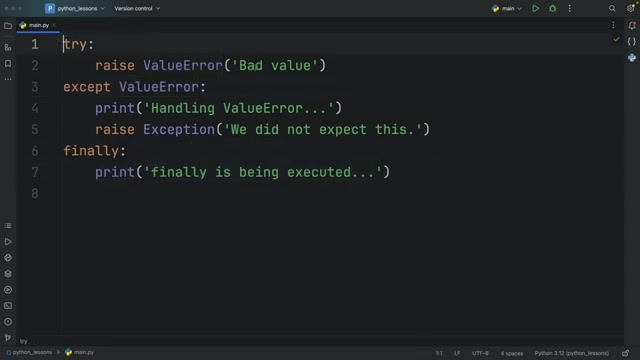
#> input picture src/videos/Is "finally" Useless In Python?/frame195.jpg, 640 x 360 px; its folder holds 3 pictures in this run
$ python tune_code_detection.py
#> lines starting #> are read from the running program, lines starting #| are printed output that depends on the picture; after the words box and inside, x2 and y2 are one past the last pixel; in counts of white or black regions, pixels touching at a corner belong together; pictures that were not available may be replaced by others from this repository, and a replacement may not be noted
### src/test_code_detection.py
#!/usr/bin/env python3
"""
Standalone script to test code frame detection on individual images.
Usage: python test_code_detection.py <image_path>
"""

import sys
from pathlib import Path

import cv2
import numpy as np


class CodeDetectionConfig:
    """Configuration class for code detection parameters."""

    # Monospace detection
    MIN_CONTOUR_AREA = 5
    MAX_CONTOUR_AREA = 500
    MAX_WIDTH_VARIANCE = 20
    MIN_TEXT_CONTOURS = 10

    # Syntax colors
    MIN_COLOR_RATIO = 0.05
    BLUE_RANGE = [(100, 50, 50), (130, 255, 255)]
    GREEN_RANGE = [(40, 50, 50), (80, 255, 255)]
    PURPLE_RANGE = [(130, 50, 50), (160, 255, 255)]

    # Structure detection
    HOUGH_THRESHOLD = 100
    MIN_VERTICAL_LINES = 5
    VERTICAL_ANGLE_TOLERANCE = 0.1

    # Line numbers
    LINE_NUMBER_REGION_WIDTH = 0.1
    MAX_SPACING_VARIANCE = 100
    MIN_DARK_PIXELS_PER_LINE = 5
    MIN_LINES_FOR_DETECTION = 3

    # Dark theme
    DARK_THEME_BRIGHTNESS_THRESHOLD = 80

    # Final scoring
    WEIGHTS = {
        "monospace": 0.6,
        "syntax_colors": 0.2,
        "structure": 0.0,  # REMOVED - too many false positives
        "line_numbers": 0.15,
        "dark_theme": 0.05,
    }

    FINAL_THRESHOLD = 0.5
    MIN_COLOR_RATIO = 0.05
    MAX_WIDTH_VARIANCE = 20


class OptimizedCodeDetectionConfig(CodeDetectionConfig):
    """Rebalanced configuration - prioritizes monospace detection."""

    # Conservative threshold
    FINAL_THRESHOLD = 0.5
    MIN_COLOR_RATIO = 0.05
    MAX_WIDTH_VARIANCE = 20

    # Rebalanced weights - monospace is most reliable indicator
    WEIGHTS = {
        "monospace": 0.6,  # INCREASED - most reliable code indicator
        "syntax_colors": 0.2,  # DECREASED - nice to have, not essential
        "structure": 0.0,  # REMOVED - too many false positives
        "line_numbers": 0.15,  # Keep - very specific to code editors
        "dark_theme": 0.05,  # Minimal - too common in all videos
    }


class RefinedCodeDetectionConfig(CodeDetectionConfig):
    """Refined configuration to reduce false positives while maintaining good code detection."""

    # Balanced threshold - not too strict, not too lenient
    FINAL_THRESHOLD = 0.4

    # More specific color detection for programming
    MIN_COLOR_RATIO = 0.03

    # Relaxed monospace requirements (since it's often failing on real code)
    MAX_WIDTH_VARIANCE = 40
    MIN_TEXT_CONTOURS = 8

    # Moderate structure detection
    MIN_VERTICAL_LINES = 4
    HOUGH_THRESHOLD = 70

    # Relaxed line number detection
    MAX_SPACING_VARIANCE = 120
    MIN_LINES_FOR_DETECTION = 3

    # More specific programming color ranges (tighter HSV ranges)
    BLUE_RANGE = [(110, 100, 100), (125, 255, 255)]  # More specific blue for keywords
    GREEN_RANGE = [(50, 80, 80), (70, 255, 255)]  # More specific green for strings
    PURPLE_RANGE = [(135, 80, 80), (155, 255, 255)]  # More specific purple for types

    # Require multiple features to be present (higher threshold + balanced weights)
    WEIGHTS = {
        "monospace": 0.3,  # Increase - important for code
        "syntax_colors": 0.3,  # Increase - but with stricter detection
        "structure": 0.2,  # Reduce - too many false positives
        "line_numbers": 0.15,  # Moderate - helpful when present
        "dark_theme": 0.05,  # Minimize - too common in all videos
    }


def detect_monospace_text(image_path, config=CodeDetectionConfig):
    """
    Detect if image contains monospace text by analyzing character width consistency.

    The function converts the image to grayscale, applies binary thresholding, finds text contours,
    and measures their width variance. Low variance indicates uniform character widths typical of
    monospace fonts used in code editors and terminals.

    Args:
        image_path (str): Path to the image file.
        config (CodeDetectionConfig, optional): Configuration object with detection parameters. Defaults to CodeDetectionConfig.

    Returns:
        int: 1 if monospace text detected (width variance < threshold), 0 otherwise.
    """
    img = cv2.imread(str(image_path))
    if img is None:
        return 0

    gray = cv2.cvtColor(img, cv2.COLOR_BGR2GRAY)

    _, thresh = cv2.threshold(gray, 0, 255, cv2.THRESH_BINARY + cv2.THRESH_OTSU)
    contours, _ = cv2.findContours(thresh, cv2.RETR_EXTERNAL, cv2.CHAIN_APPROX_SIMPLE)

    text_contours = [
        c
        for c in contours
        if config.MIN_CONTOUR_AREA < cv2.contourArea(c) < config.MAX_CONTOUR_AREA
    ]

    if len(text_contours) < config.MIN_TEXT_CONTOURS:
        return 0

    widths = [cv2.boundingRect(c)[2] for c in text_contours]
    width_variance = np.var(widths)

    return 1 if width_variance < config.MAX_WIDTH_VARIANCE else 0


def detect_programming_colors(image_path, config=CodeDetectionConfig):
    """
    Detect syntax highlighting colors commonly used in code editors.

    Converts image to HSV color space and searches for specific color ranges
    (blue for keywords, green for strings, purple for types). Calculates the
    ratio of colored pixels to total pixels to determine if syntax highlighting
    is present.

    Args:
        image_path (str): Path to the image file.
        config (CodeDetectionConfig, optional): Configuration with color ranges and thresholds.

    Returns:
        int: 1 if syntax highlighting colors detected (ratio > threshold), 0 otherwise.
    """
    img = cv2.imread(str(image_path))
    if img is None:
        return 0

    hsv = cv2.cvtColor(img, cv2.COLOR_BGR2HSV)

    total_pixels = img.shape[0] * img.shape[1]
    color_pixels = 0

    color_ranges = [config.BLUE_RANGE, config.GREEN_RANGE, config.PURPLE_RANGE]

    for lower, upper in color_ranges:
        mask = cv2.inRange(hsv, np.array(lower), np.array(upper))
        color_pixels += cv2.countNonZero(mask)

    color_ratio = color_pixels / total_pixels
    return 1 if color_ratio > config.MIN_COLOR_RATIO else 0


def detect_indentation_patterns(image_path, config=CodeDetectionConfig):
    """
    Detect code indentation patterns by finding vertical lines in the image.

    Uses Canny edge detection followed by Hough line transform to identify
    vertical lines that typically appear in code due to consistent indentation
    and block structure. Counts lines that are nearly vertical (within tolerance).

    Args:
        image_path (str): Path to the image file.
        config (CodeDetectionConfig, optional): Configuration with line detection parameters.

    Returns:
        int: 1 if sufficient vertical lines detected (indicating code structure), 0 otherwise.
    """
    img = cv2.imread(str(image_path), cv2.IMREAD_GRAYSCALE)
    if img is None:
        return 0

    edges = cv2.Canny(img, 50, 150)
    lines = cv2.HoughLines(edges, 1, np.pi / 180, threshold=config.HOUGH_THRESHOLD)

    if lines is None:
        return 0

    vertical_lines = 0
    for line in lines:
        rho, theta = line[0]
        if abs(theta - np.pi / 2) < config.VERTICAL_ANGLE_TOLERANCE:
            vertical_lines += 1

    return 1 if vertical_lines > config.MIN_VERTICAL_LINES else 0


def detect_line_numbers(image_path, config=CodeDetectionConfig):
    """
    Detect line numbers in the left margin of code editors.

    Analyzes the leftmost region of the image for regularly spaced dark pixels
    that indicate line numbers. Creates a horizontal projection to find peaks
    (lines with text) and checks if their spacing is consistent, which is
    characteristic of sequential line numbering.

    Args:
        image_path (str): Path to the image file.
        config (CodeDetectionConfig, optional): Configuration with line number detection parameters.

    Returns:
        int: 1 if consistent line number pattern detected, 0 otherwise.
    """
    img = cv2.imread(str(image_path), cv2.IMREAD_GRAYSCALE)
    if img is None:
        return 0

    h, w = img.shape
    left_region = img[:, : int(w * config.LINE_NUMBER_REGION_WIDTH)]

    horizontal_projection = np.sum(left_region < 128, axis=1)

    peaks = []
    for i in range(1, len(horizontal_projection) - 1):
        if (
            horizontal_projection[i] > horizontal_projection[i - 1]
            and horizontal_projection[i] > horizontal_projection[i + 1]
            and horizontal_projection[i] > config.MIN_DARK_PIXELS_PER_LINE
        ):
            peaks.append(i)

    if len(peaks) < config.MIN_LINES_FOR_DETECTION:
        return 0

    spacings = [peaks[i + 1] - peaks[i] for i in range(len(peaks) - 1)]
    spacing_variance = np.var(spacings)

    return 1 if spacing_variance < config.MAX_SPACING_VARIANCE else 0


def detect_dark_background(image_path, config=CodeDetectionConfig):
    """
    Detect dark theme background commonly used in code editors.

    Converts image to grayscale and calculates the mean brightness across
    all pixels. Dark themes typically have low average brightness values,
    which helps distinguish code editors from bright web pages or documents.

    Args:
        image_path (str): Path to the image file.
        config (CodeDetectionConfig, optional): Configuration with brightness threshold.

    Returns:
        int: 1 if dark theme detected (mean brightness < threshold), 0 otherwise.
    """
    img = cv2.imread(str(image_path))
    if img is None:
        return 0

    gray = cv2.cvtColor(img, cv2.COLOR_BGR2GRAY)
    mean_brightness = np.mean(gray)

    return 1 if mean_brightness < config.DARK_THEME_BRIGHTNESS_THRESHOLD else 0


def is_code_frame(image_path, config=CodeDetectionConfig, verbose=False):
    """
    Main function to detect if an image contains code.

    Args:
        image_path: Path to image file
        config: Configuration object with detection parameters
        verbose: If True, print detailed results

    Returns:
        bool: True if image is detected as code frame
    """
    try:
        # Run all detection functions
        has_monospace = detect_monospace_text(image_path, config)
        has_syntax_colors = detect_programming_colors(image_path, config)
        has_code_structure = detect_indentation_patterns(image_path, config)
        has_line_numbers = detect_line_numbers(image_path, config)
        has_dark_theme = detect_dark_background(image_path, config)

        # Calculate weighted score
        score = (
            has_monospace * config.WEIGHTS["monospace"]
            + has_syntax_colors * config.WEIGHTS["syntax_colors"]
            + has_code_structure * config.WEIGHTS["structure"]
            + has_line_numbers * config.WEIGHTS["line_numbers"]
            + has_dark_theme * config.WEIGHTS["dark_theme"]
        )

        is_code = score > config.FINAL_THRESHOLD

        if verbose:
            print(f"\n=== Code Detection Results for {Path(image_path).name} ===")
            print(
                f"Monospace text:     {'✓' if has_monospace else '✗'} (weight: {config.WEIGHTS['monospace']})"
            )
            print(
                f"Syntax colors:      {'✓' if has_syntax_colors else '✗'} (weight: {config.WEIGHTS['syntax_colors']})"
            )
            print(
                f"Code structure:     {'✓' if has_code_structure else '✗'} (weight: {config.WEIGHTS['structure']})"
            )
            print(
                f"Line numbers:       {'✓' if has_line_numbers else '✗'} (weight: {config.WEIGHTS['line_numbers']})"
            )
            print(
                f"Dark theme:         {'✓' if has_dark_theme else '✗'} (weight: {config.WEIGHTS['dark_theme']})"
            )
            print(f"\nFinal score:        {score:.3f}")
            print(f"Threshold:          {config.FINAL_THRESHOLD}")
            print(
                f"Result:             {'CODE FRAME' if is_code else 'NOT CODE FRAME'}"
            )

        return is_code

    except Exception as e:
        print(f"Error processing {image_path}: {e}")
        return False


# [49 lines left out: function main, not called in this run]


# [2 lines that do not run on import are left out]

### src/tuning/tune_code_detection.py
#!/usr/bin/env python3
"""
Parameter tuning script for code detection.
Tests different parameter combinations to find optimal settings.
"""

import os
import glob
from pathlib import Path
from test_code_detection import CodeDetectionConfig, is_code_frame
import itertools


def get_sample_frames():
    """Get sample frames for testing."""
    # Python video frames (should be CODE)
    python_dir = "videos/Is \"finally\" Useless In Python?"
    python_frames = glob.glob(f"{python_dir}/*.jpg")[:20]  # First 20 frames

    # Ghana cooking video frames (should be NOT CODE)
    ghana_dir = "videos/I MADE THIS AUTHENTIC GHANA 🇬🇭 GOAT LIGHT SOUP WITH FUFU IN UNDER AN HOUR. QUICK EASY & TASTY Try it"
    ghana_frames = glob.glob(f"{ghana_dir}/*.jpg")[:20]  # First 20 frames

    return python_frames, ghana_frames


def test_config_accuracy(config, code_frames, non_code_frames, verbose=False):
    """Test a configuration on sample frames and return accuracy metrics."""
    code_correct = 0
    non_code_correct = 0

    # Test code frames (should return True)
    for frame in code_frames:
        if os.path.exists(frame):
            try:
                result = is_code_frame(frame, config)
                if result:
                    code_correct += 1
                if verbose:
                    print(f"Code frame {Path(frame).name}: {'✓' if result else '✗'}")
            except Exception as e:
                if verbose:
                    print(f"Error testing {frame}: {e}")

    # Test non-code frames (should return False)
    for frame in non_code_frames:
        if os.path.exists(frame):
            try:
                result = is_code_frame(frame, config)
                if not result:
                    non_code_correct += 1
                if verbose:
                    print(f"Non-code frame {Path(frame).name}: {'✓' if not result else '✗'}")
            except Exception as e:
                if verbose:
                    print(f"Error testing {frame}: {e}")

    code_accuracy = code_correct / len(code_frames) if code_frames else 0
    non_code_accuracy = non_code_correct / len(non_code_frames) if non_code_frames else 0
    overall_accuracy = (code_correct + non_code_correct) / (len(code_frames) + len(non_code_frames))

    return {
        'code_accuracy': code_accuracy,
        'non_code_accuracy': non_code_accuracy,
        'overall_accuracy': overall_accuracy,
        'code_correct': code_correct,
        'code_total': len(code_frames),
        'non_code_correct': non_code_correct,
        'non_code_total': len(non_code_frames)
    }


def create_config_variant(base_config, **overrides):
    """Create a config variant with specific parameter overrides."""
    class ConfigVariant(base_config):
        pass

    for key, value in overrides.items():
        if key == 'weights':
            ConfigVariant.WEIGHTS = value
        else:
            setattr(ConfigVariant, key.upper(), value)

    return ConfigVariant


def tune_single_parameters():
    """Tune individual parameters one at a time."""
    print("=== SINGLE PARAMETER TUNING ===\n")

    python_frames, ghana_frames = get_sample_frames()
    base_config = CodeDetectionConfig

    # Test baseline
    baseline_results = test_config_accuracy(base_config, python_frames, ghana_frames)
#> in detect_monospace_text, img is the input picture: shape (360, 640, 3); mean B, G, R 34.3, 32.6, 30.9
#> in detect_monospace_text, `_, thresh = cv2.threshold(gray, 0, 255, cv2.THRESH_BINARY + cv2.THRESH..`:
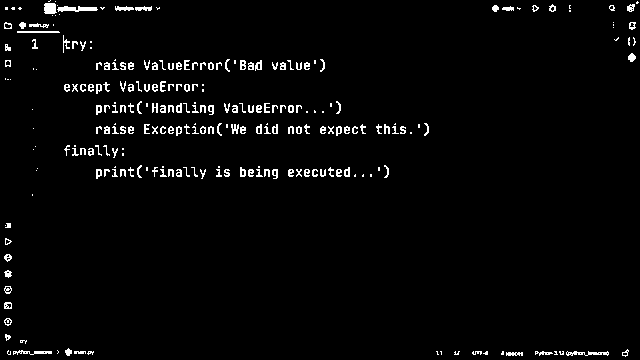
#> thresh: shape (360, 640); 2.7% white in thin lines or dots
#> in detect_monospace_text, `contours, _ = cv2.findContours(thresh, cv2.RETR_EXTERNAL, cv2.CHAIN_AP..`: contours = 253 contours, 175 with area under 20; largest, box (x1, y1, x2, y2) and area: (57, 6, 98, 12) 120, (44, 3, 57, 14) 106, (566, 351, 609, 356) 73, (13, 350, 52, 355) 58, (115, 6, 134, 11) 44
#> in detect_monospace_text, `text_contours = [ c for c in contours if config.MIN_CONTOUR_AREA < cv2..`: text_contours = 171 contours, 93 with area under 20; largest, box (x1, y1, x2, y2) and area: (57, 6, 98, 12) 120, (44, 3, 57, 14) 106, (566, 351, 609, 356) 73, (13, 350, 52, 355) 58, (115, 6, 134, 11) 44
#> in detect_monospace_text, `widths = [cv2.boundingRect(c)[2] for c in text_contours]`: widths = 171 values, max 43 at index 1, min 2 at index 154, mean 7.49
#> in detect_monospace_text, `width_variance = np.var(widths)`: width_variance = 33.01
#> in is_code_frame, `has_monospace = detect_monospace_text(image_path, config)`: has_monospace = 0
#> the loop in detect_programming_colors, `for lower, upper in color_ranges:` made 3 passes
#> color_pixels on passes 1 to 3: 2142, 4508, 4508
#> pass 1, in detect_programming_colors, `mask = cv2.inRange(hsv, np.array(lower), np.array(upper))`:
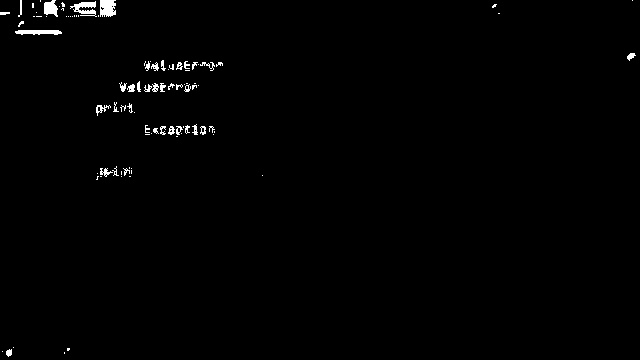
#> mask: shape (360, 640); 0.93% white; 95 white regions (57 under 20 px), largest, box (x1, y1, x2, y2) and area: (100, 0, 116, 17) 236, (70, 1, 97, 17) 213, (15, 30, 62, 35) 190
#> pass 2, in detect_programming_colors, `mask = cv2.inRange(hsv, np.array(lower), np.array(upper))`:
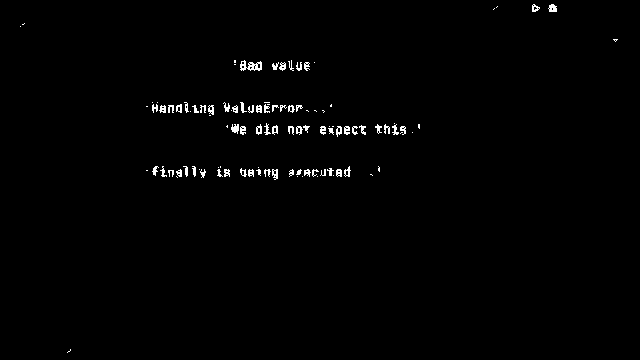
#> mask: shape (360, 640); 1% white in thin lines or dots
#> after the loop in detect_programming_colors, `for lower, upper in color_ranges:`: color_pixels = 4508
#> in detect_programming_colors, `color_ratio = color_pixels / total_pixels`: color_ratio = 0.0196
#> (the rest of the program and of its run is left out)
